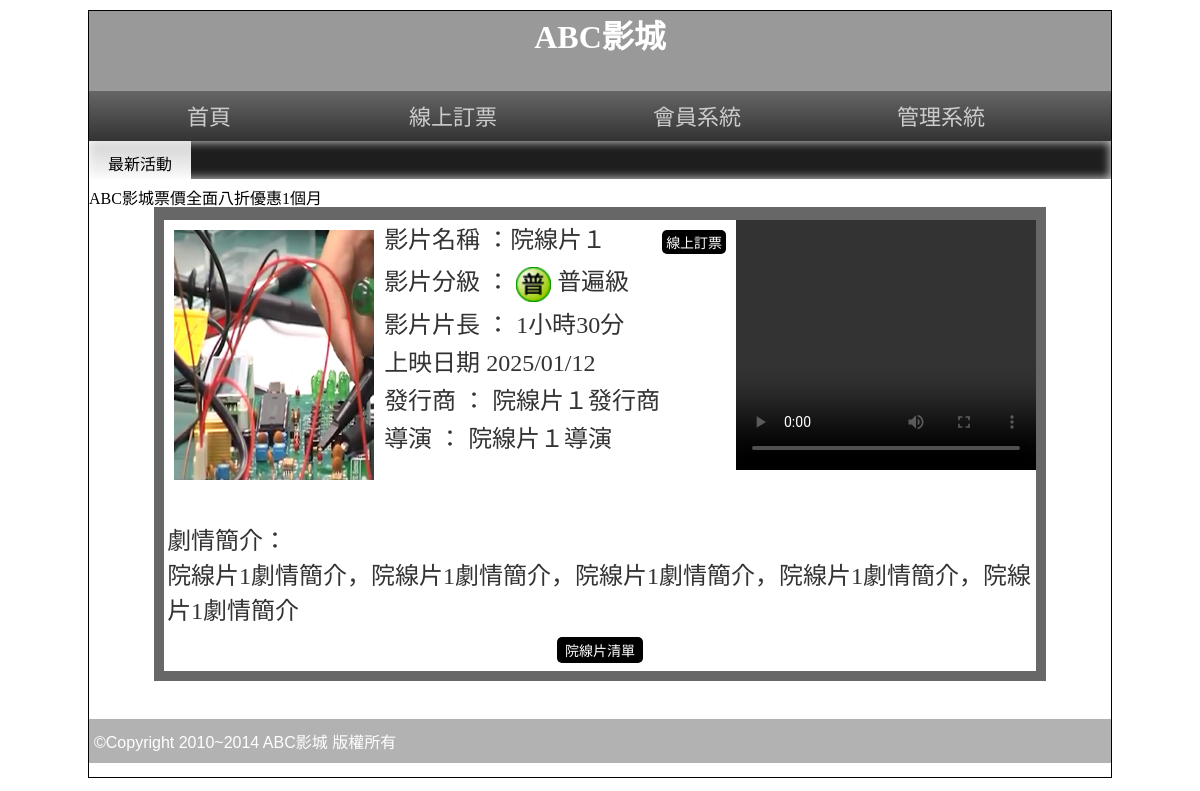
The page /?do=intro&id=1 on the database its author committed.
### tables this page shows
CREATE TABLE `movies` (
  `id` int(10) UNSIGNED NOT NULL,
  `name` text NOT NULL,
  `level` int(1) UNSIGNED NOT NULL,
  `length` int(3) UNSIGNED NOT NULL,
  `ondate` date NOT NULL,
  `publish` text NOT NULL,
  `director` text NOT NULL,
  `trailer` text NOT NULL,
  `poster` text NOT NULL,
  `intro` text NOT NULL,
  `sh` int(1) UNSIGNED NOT NULL,
  `rank` int(10) UNSIGNED NOT NULL
);

### api/db.php (called while the page is built, shortened)
<?php
class DB{
    protected $dsn="mysql:host=localhost;charset=utf8;dbname=db14-3";
    protected $pdo;
    protected $table;
    function __construct($table){
        $this->table=$table;
        $this->pdo=new PDO($this->dsn,'root','');
    }
    function find($id){
        $sql="SELECT * FROM $this->table ";
            if(is_array($id)){
                $where=$this->a2s($id);
                $sql=$sql . " WHERE ". join(" && ",$where);
            }else{
                $sql .= " WHERE `id` ='$id' ";
            }
            return $this->fetchOne($sql);
        }
protected function fetchOne($sql){
    return $this->pdo->query($sql)->fetch(PDO::FETCH_ASSOC);
}
}
$Movie=new DB('movies');

### front/intro.php (the view)
﻿<?php
$movie=$Movie->find($_GET['id']);
?>
<div class="tab rb" style="width:87%;">
    <div style="background:#FFF; width:100%; color:#333; text-align:left">
        <video src="./upload/<?=$movie['trailer'];?>" width="300px" height="250px" controls="" style="float:right;"></video>
        <font style="font-size:24px">
            <img src="./upload/<?=$movie['poster'];?>" width="200px" height="250px" style="margin:10px; float:left">
            <p style="margin:3px">影片名稱 ：<?=$movie['name'];?>
                <input type="button" value="線上訂票" onclick="location.href='?do=order&id=<?=$movie['id'];?>'"
                    style="margin-left:50px; padding:2px 4px" class="b2_btu">
            </p>
            <p style="margin:3px">影片分級 ： <img src="./icon/03C0<?=$movie['level'];?>.png" style="width:35px;vertical-align:middle">
            <?=$Movie::$level[$movie['level']];?> </p>
            <p style="margin:3px">影片片長 ： <?=floor($movie['length']/60);?>小時<?=$movie['length']%60;?>分</p>
            <p style="margin:3px">上映日期 <?=str_replace("-","/",$movie['ondate']);?></p>
            <p style="margin:3px">發行商 ： <?=$movie['publish'];?></p>
            <p style="margin:3px">導演 ： <?=$movie['director'];?></p>
            <br>
            <br>
            <p style="margin:10px 3px 3px 3px; word-break:break-all"> 劇情簡介：<br>
            <?=nl2br($movie['intro']);?>
            </p>
        </font>
        <table width="100%" border="0">
            <tbody>
                <tr>
                    <td align="center"><input type="button" value="院線片清單" onclick="location.href='index.php'"></td>
                </tr>
            </tbody>
        </table>
    </div>
</div>

### css/css.css (style rules this page uses)
body { background: url(../icon/b.png); font-family: 微軟正黑體; }
input[type='button'], input[type='submit'], input[type='reset'], button, .button { min-width: 35px; min-height: 20px; background: #000; color: #fff; border: none; cursor: pointer; font-size: 14px; text-decoration: none; margin: 5px 3px; padding: 3px 8px; border-radius: 5px; }
.rb { background: rgba(39, 39, 39, 0.7); color: rgba(255, 255, 255, 0.9); }
.tab { width: 80%; display: block; margin-left: auto; margin-right: auto; min-height: 100px; padding: 10px; }

### rows shown on the page
movies: poster (picture), name "院線片１", level "普遍級", floor($movie['length']/60) "1", $movie['length']%60 "30", ondate "2025/01/12", publish "院線片１發行商", director "院線片１導演", intro "院線片1劇情簡介，院線片1劇情簡介，院線片1劇情簡介，院線片1劇情簡介，院線片1劇情簡介"
